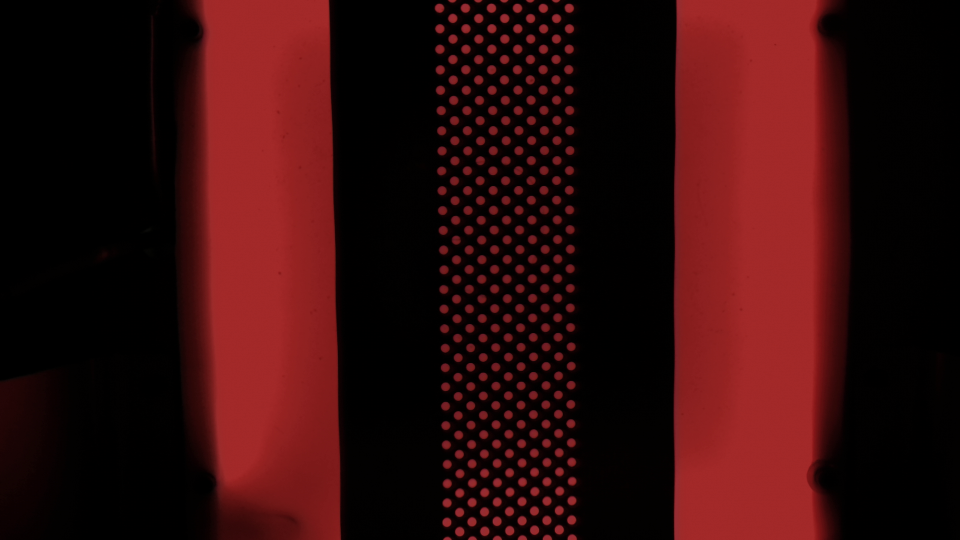
#> input picture data/recordings/20260512_203224/frame_0001.png, 1920 x 1080 px, found by its file name (shown at 1/2 size)
$ python _debug_blur.py
#> lines starting #> are read from the running program, lines starting #| are printed output that depends on the picture; after the words box and inside, x2 and y2 are one past the last pixel; in counts of white or black regions, pixels touching at a corner belong together
### src/patterns/roi.py
import json
import logging
from dataclasses import dataclass
from pathlib import Path
from typing import Optional

import numpy as np
from src.patterns.pattern_io import infer_scanner_id
from src.utils.atomic_write import atomic_write_json

_log = logging.getLogger(__name__)


@dataclass(frozen=True)
class ROI:
    x: int
    y: int
    w: int
    h: int

    # [5 lines left out: function __post_init__, not called in this run]


@dataclass(frozen=True)
class RuntimeROIInfo:
    frame_w: int
    frame_h: int
    saved_roi: ROI
    effective_roi: ROI
    detected_roi: Optional[ROI] = None
    shift_x: float = 0.0
    width_delta_px: float = 0.0
    auto_corrected: bool = False
    warning: str = ""


@dataclass(frozen=True)
class PatternHoleROIResult:
    """Resultado de ubicar una ROI con los agujeros laterales del patron.

    ``left_shift_px`` y ``right_shift_px`` son dos mediciones independientes
    del origen X. Su diferencia permite rechazar nubes de puntos que no tienen
    el mismo ancho que el patron (ruido, timestamp o reflejos).
    """

    roi: ROI
    candidate_count: int
    cluster_count: int
    left_shift_px: float
    right_shift_px: float
    span_delta_px: float


# [161 lines left out: functions estimate_roi_from_pattern_holes, roi_min_width_for, enforce_min_width, roi_path, not called in this run]


def load_roi(model: str, scanner_id: str | None = None) -> Optional[ROI]:
    """Load ROI for the given scanner. Each scanner has its own ROI — no cross-scanner fallback.
    Falls back to the model-level roi.json only when scanner_id is not specified (e.g. CLI tools)."""
#> called with model = 'modelo_B'
    scanner_id = scanner_id or infer_scanner_id(model)
    candidates = []
    if scanner_id:
        # Scanner-specific only — never fall back to another scanner's ROI
        candidates.append(Path("data") / "patterns" / scanner_id / model / "roi.json")
    else:
        candidates.append(Path("data") / "patterns" / model / "roi.json")

    for p in candidates:
        if not p.exists():
            continue
        try:
            payload = json.loads(p.read_text(encoding="utf-8"))
            roi = ROI(int(payload["x"]), int(payload["y"]), int(payload["w"]), int(payload["h"]))
            return enforce_min_width(roi, roi_min_width_for(model, scanner_id))
        except Exception as exc:
            _log.error("ROI invalida o corrupta en %s: %s", p, exc)
            continue
#> further down, img is the input picture: shape (1080, 1920, 3); mean B, G, R 12.3, 12.2, 51.8
    return None


# [227 lines left out: functions save_roi, detect_roi_from_images, roi_drift_state_path, load_roi_drift_state, save_roi_drift_state, apply_roi and 2 more, not called in this run]

### src/pipeline/align_edge.py
import math
from dataclasses import dataclass
from typing import Tuple, Optional

import cv2
import numpy as np


@dataclass(frozen=True)
class EdgeAlignResult:
    angle_deg: float
    used_lines: int


# [9 lines left out: function _rotate_keep_size, not called in this run]


def estimate_angle_from_right_edge(
    img_bgr: np.ndarray,
    right_strip_ratio: float = 0.30,
    canny1: int = 50,
    canny2: int = 150,
    hough_threshold: int = 60,
    min_line_len: int = 80,
    max_line_gap: int = 10,
) -> EdgeAlignResult:
    """
    Estima la rotación usando líneas del borde derecho de la chapa.
    Devuelve ángulo (deg) que hay que aplicar para dejar el borde vertical.
    """
#> called with right_strip_ratio = 0.3, canny1 = 50, canny2 = 150, hough_threshold = 60, min_line_len = 80, max_line_gap = 10
    h, w = img_bgr.shape[:2]
    x0 = int(w * (1.0 - right_strip_ratio))
    x0 = max(0, min(x0, w - 1))

    roi = img_bgr[:, x0:w]
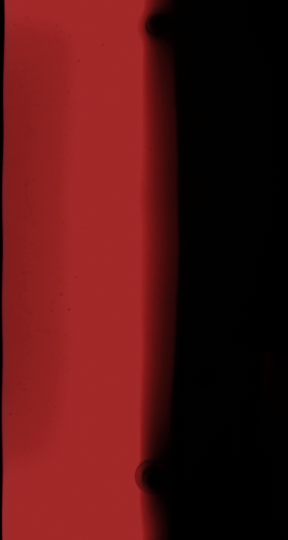
#> roi: shape (1080, 576, 3) (shown at 1/2 size); mean B, G, R 19.6, 19.6, 83.2
    if roi.shape[0] < 5 or roi.shape[1] < 5:
        return EdgeAlignResult(angle_deg=0.0, used_lines=0)
    gray = cv2.cvtColor(roi, cv2.COLOR_BGR2GRAY)
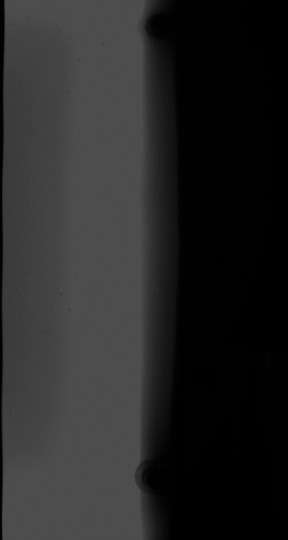
#> gray: shape (1080, 576) (shown at 1/2 size); min 0, max 80, mean 38.5
    gray = cv2.GaussianBlur(gray, (5, 5), 0)

    edges = cv2.Canny(gray, canny1, canny2)
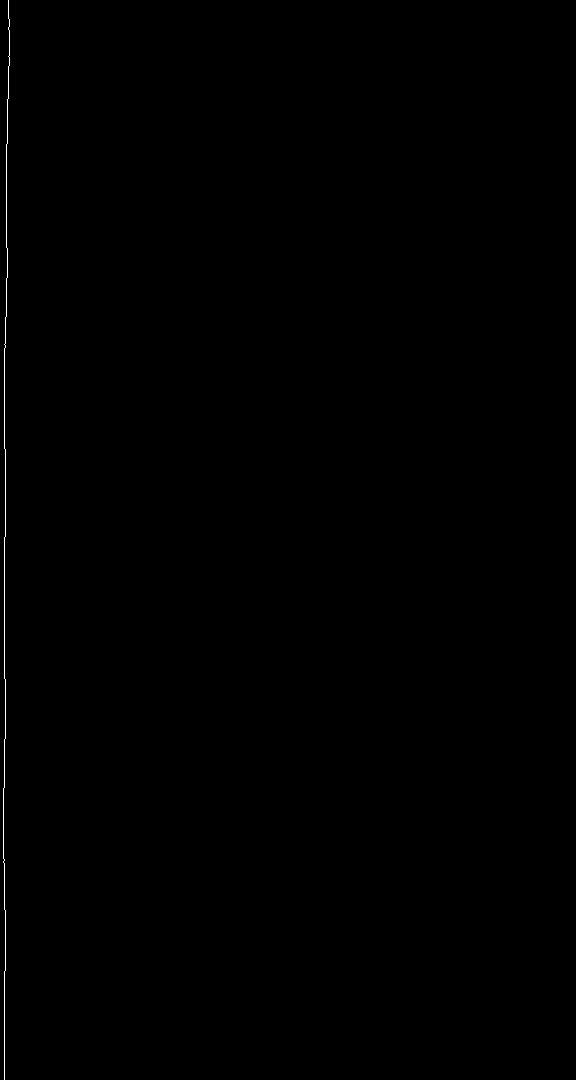
#> edges: shape (1080, 576); 0.17% white in thin lines or dots, all inside (x1, y1, x2, y2) = (3, 0, 10, 1080)

    lines = cv2.HoughLinesP(
        edges,
        rho=1,
        theta=np.pi / 180.0,
        threshold=hough_threshold,
        minLineLength=min_line_len,
        maxLineGap=max_line_gap,
    )
#> lines = [[4, 448, 4, 344], [5, 536, 5, 449], [6, 247, 6, 144], [4, 678, 4, 537]]

    if lines is None or len(lines) == 0:
        return EdgeAlignResult(angle_deg=0.0, used_lines=0)

    # Convertimos líneas a ángulos y nos quedamos con las casi verticales
    vertical_devs = []
    for (x1, y1, x2, y2) in lines[:, 0, :]:
        dx = (x2 - x1)
        dy = (y2 - y1)
        if dx == 0 and dy == 0:
            continue

        ang = math.degrees(math.atan2(dy, dx))  # -180..180
        # Normalizar a 0..180
        if ang < 0:
            ang += 180

        # Vertical ideal = 90°
        dev = ang - 90.0

        # Filtramos: líneas bastante verticales (±30°)
        if abs(dev) <= 30.0:
            # Ponderar por longitud para darle más peso a líneas largas
            length = math.hypot(dx, dy)
            vertical_devs.append((dev, length))
#> this loop made 4 passes
#> (x1, y1, x2, y2, dy, length) on passes 1 to 4: (4, 448, 4, 344, -104, 104), (5, 536, 5, 449, -87, 87), (6, 247, 6, 144, -103, 103), (4, 678, 4, 537, -141, 141)
#> after the loop, vertical_devs = [(0, 104), (0, 87), (0, 103), (0, 141)]

    if len(vertical_devs) == 0:
        return EdgeAlignResult(angle_deg=0.0, used_lines=0)

    # Mediana ponderada simple (repitiendo según longitud aproximada)
    devs = []
    for dev, length in vertical_devs:
        k = max(1, int(length / 50))  # cada 50px "pesa" 1
        devs.extend([dev] * k)
#> this loop made 4 passes
#> (length, k) on passes 1 to 4: (104, 2), (87, 1), (103, 2), (141, 2)
#> after the loop, devs = [0, 0, 0, 0, 0, 0, 0]

    dev_med = float(np.median(np.array(devs, dtype=float)))
#> dev_med = 0

    # Si el borde está inclinado dev_med grados respecto vertical,
    # aplicamos -dev_med para dejarlo vertical.
    angle_to_apply = -dev_med
#> angle_to_apply = 0

    return EdgeAlignResult(angle_deg=angle_to_apply, used_lines=len(vertical_devs))


def align_image_by_right_edge(
    img_bgr: np.ndarray,
    max_abs_angle_deg: float = 20.0,
    ema_state: Optional[dict] = None,
    ema_alpha: float = 0.25,
) -> Tuple[np.ndarray, EdgeAlignResult]:
    """
    Alinea la imagen rotando para que el borde derecho quede vertical.

    ema_state: dict mutable {'angle': float} propiedad del llamador.
      Si se provee, el ángulo estimado se suaviza con EMA para absorber
      estimaciones ruidosas de Hough en frames donde el borde no es nítido.
      Si Hough no detecta líneas, usa el último ángulo suavizado conocido.
    """
    res = estimate_angle_from_right_edge(img_bgr)
    raw_angle = float(res.angle_deg)
#> raw_angle = 0

    if ema_state is not None:
        if res.used_lines > 0:
            prev = ema_state.get("angle", raw_angle)
            smoothed = ema_alpha * raw_angle + (1.0 - ema_alpha) * prev
            ema_state["angle"] = smoothed
            angle = smoothed
        else:
            # Sin líneas válidas: conservar el último ángulo suavizado
            angle = ema_state.get("angle", 0.0)
    else:
        angle = raw_angle
#> angle = 0

    if abs(angle) > max_abs_angle_deg:
        return img_bgr, EdgeAlignResult(angle_deg=0.0, used_lines=res.used_lines)

    if abs(angle) < 0.2:
        return img_bgr, EdgeAlignResult(angle_deg=0.0, used_lines=res.used_lines)

    aligned = _rotate_keep_size(img_bgr, angle)
    return aligned, EdgeAlignResult(angle_deg=angle, used_lines=res.used_lines)

### src/pipeline/preprocess.py
import cv2
import numpy as np

_VALID_CHANNELS = {"gray", "r", "g", "b"}


def preprocess_for_holes(
    img_bgr_or_gray: np.ndarray,
    threshold: int = 90,
    use_channel: str = "gray",
    polarity: str = "dark",
    use_clahe: bool = False,
    clahe_clip: float = 2.0,
    clahe_tile: int = 8,
    use_otsu: bool = False,
    blur_ksize: int = 5,
    open_ksize: int = 3,
    close_ksize: int = 5,
    use_adaptive: bool = False,
    adaptive_block_size: int = 61,
    adaptive_c: float = -5.0,
) -> np.ndarray:
    """
    Devuelve una máscara binaria donde los agujeros quedan en blanco (255).

    use_clahe: aplica ecualización adaptativa (CLAHE) antes de umbralizar.
               Ideal para iluminación no uniforme (backlight lateral).
    use_adaptive: umbral adaptativo local (cv2.adaptiveThreshold gaussiano) en lugar
               de Otsu/umbral fijo global. Captura agujeros tenues en zonas más oscuras
               o levemente desenfocadas donde un único umbral global los pierde.
               Tiene precedencia sobre use_otsu. adaptive_block_size debe ser impar.
    """
#> called with threshold = 120, use_channel = 'r', polarity = 'bright', use_clahe = True, clahe_clip = 3, clahe_tile = 8, use_otsu = False, blur_ksize = 5
    if use_channel not in _VALID_CHANNELS:
        raise ValueError(f"use_channel debe ser uno de {_VALID_CHANNELS}.")
    if polarity not in {"dark", "bright"}:
        raise ValueError("polarity debe ser 'dark' o 'bright'.")
    if (
        img_bgr_or_gray is None
        or img_bgr_or_gray.ndim < 2
        or img_bgr_or_gray.shape[0] == 0
        or img_bgr_or_gray.shape[1] == 0
    ):
        raise ValueError("preprocess_for_holes: imagen vacia (0 dimensiones)")

    if img_bgr_or_gray.ndim == 2:
        channel = img_bgr_or_gray
    elif img_bgr_or_gray.ndim == 3:
        if use_channel == "r":
            channel = img_bgr_or_gray[:, :, 2]
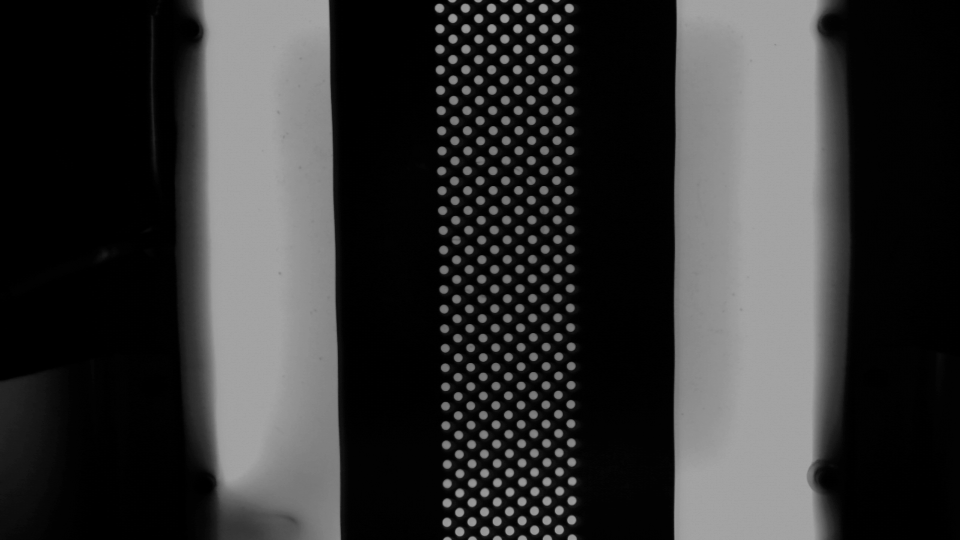
#> channel: shape (1080, 1920) (shown at 1/2 size); min 0, max 163, mean 51.8
        elif use_channel == "g":
            channel = img_bgr_or_gray[:, :, 1]
        elif use_channel == "b":
            channel = img_bgr_or_gray[:, :, 0]
        else:
            channel = cv2.cvtColor(img_bgr_or_gray, cv2.COLOR_BGR2GRAY)
    else:
        raise ValueError("preprocess_for_holes espera una imagen 2D o BGR.")

    if use_clahe:
        clahe = cv2.createCLAHE(
            clipLimit=clahe_clip,
            tileGridSize=(clahe_tile, clahe_tile),
        )
        channel = clahe.apply(channel)

    if channel.shape[0] == 0 or channel.shape[1] == 0:
        raise ValueError("preprocess_for_holes: imagen vacía (0 dimensiones)")
    ksize = max(1, blur_ksize)
    ksize = ksize if ksize % 2 == 1 else ksize + 1
    blur = cv2.GaussianBlur(channel, (ksize, ksize), 0)
#> (the rest of the program and of its run is left out)
